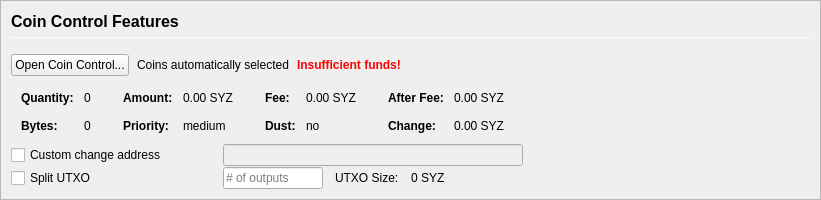
         <widget class="QFrame" name="frameCoinControl">
          <property name="sizePolicy">
           <sizepolicy hsizetype="Expanding" vsizetype="Expanding">
            <horstretch>0</horstretch>
            <verstretch>0</verstretch>
           </sizepolicy>
          </property>
          <property name="maximumSize">
           <size>
            <width>16777215</width>
            <height>16777215</height>
           </size>
          </property>
          <property name="frameShape">
           <enum>QFrame::StyledPanel</enum>
          </property>
          <property name="frameShadow">
           <enum>QFrame::Sunken</enum>
          </property>
          <layout class="QVBoxLayout" name="verticalLayoutCoinControl2">
           <property name="spacing">
            <number>0</number>
           </property>
           <property name="leftMargin">
            <number>0</number>
           </property>
           <property name="topMargin">
            <number>0</number>
           </property>
           <property name="rightMargin">
            <number>0</number>
           </property>
           <property name="bottomMargin">
            <number>0</number>
           </property>
           <item>
            <widget class="QFrame" name="frameCoinControl_BG">
             <layout class="QVBoxLayout" name="verticalLayoutCoinControl" stretch="0,0,0,0,0,0">
              <property name="spacing">
               <number>1</number>
              </property>
              <property name="leftMargin">
               <number>10</number>
              </property>
              <property name="topMargin">
               <number>10</number>
              </property>
              <item>
               <layout class="QHBoxLayout" name="horizontalLayoutCoinControl1">
                <property name="bottomMargin">
                 <number>15</number>
                </property>
                <item>
                 <layout class="QVBoxLayout" name="verticalLayout_3">
                  <property name="spacing">
                   <number>6</number>
                  </property>
                  <item>
                   <widget class="QLabel" name="labelCoinControlFeatures">
                    <property name="sizePolicy">
                     <sizepolicy hsizetype="Preferred" vsizetype="Maximum">
                      <horstretch>0</horstretch>
                      <verstretch>0</verstretch>
                     </sizepolicy>
                    </property>
                    <property name="minimumSize">
                     <size>
                      <width>0</width>
                      <height>20</height>
                     </size>
                    </property>
                    <property name="font">
                     <font>
                      <pointsize>12</pointsize>
                      <weight>75</weight>
                      <bold>true</bold>
                     </font>
                    </property>
                    <property name="styleSheet">
                     <string notr="true">font-weight:bold;</string>
                    </property>
                    <property name="text">
                     <string>Coin Control Features</string>
                    </property>
                   </widget>
                  </item>
                  <item>
                   <widget class="Line" name="line">
                    <property name="minimumSize">
                     <size>
                      <width>0</width>
                      <height>1</height>
                     </size>
                    </property>
                    <property name="maximumSize">
                     <size>
                      <width>16777215</width>
                      <height>1</height>
                     </size>
                    </property>
                    <property name="orientation">
                     <enum>Qt::Horizontal</enum>
                    </property>
                   </widget>
                  </item>
                 </layout>
                </item>
               </layout>
              </item>
              <item>
               <layout class="QHBoxLayout" name="horizontalLayoutCoinControl2" stretch="0,0,0,0">
                <property name="spacing">
                 <number>8</number>
                </property>
                <property name="bottomMargin">
                 <number>10</number>
                </property>
                <item>
                 <widget class="QPushButton" name="pushButtonCoinControl">
                  <property name="styleSheet">
                   <string notr="true"/>
                  </property>
                  <property name="text">
                   <string>Open Coin Control...</string>
                  </property>
                  <property name="autoDefault">
                   <bool>false</bool>
                  </property>
                 </widget>
                </item>
                <item>
                 <widget class="QLabel" name="labelCoinControlAutomaticallySelected">
                  <property name="text">
                   <string>Coins automatically selected</string>
                  </property>
                  <property name="margin">
                   <number>5</number>
                  </property>
                 </widget>
                </item>
                <item>
                 <widget class="QLabel" name="labelCoinControlInsuffFunds">
                  <property name="font">
                   <font>
                    <weight>75</weight>
                    <bold>true</bold>
                   </font>
                  </property>
                  <property name="styleSheet">
                   <string notr="true">color:red;font-weight:bold;</string>
                  </property>
                  <property name="text">
                   <string>Insufficient funds!</string>
                  </property>
                  <property name="margin">
                   <number>5</number>
                  </property>
                 </widget>
                </item>
                <item>
                 <spacer name="horizontalSpacerCoinControl">
                  <property name="orientation">
                   <enum>Qt::Horizontal</enum>
                  </property>
                  <property name="sizeHint" stdset="0">
                   <size>
                    <width>40</width>
                    <height>1</height>
                   </size>
                  </property>
                 </spacer>
                </item>
               </layout>
              </item>
              <item>
               <widget class="QWidget" name="widgetCoinControl" native="true">
                <property name="sizePolicy">
                 <sizepolicy hsizetype="Preferred" vsizetype="Preferred">
                  <horstretch>0</horstretch>
                  <verstretch>0</verstretch>
                 </sizepolicy>
                </property>
                <property name="minimumSize">
                 <size>
                  <width>0</width>
                  <height>0</height>
                 </size>
                </property>
                <property name="styleSheet">
                 <string notr="true"/>
                </property>
                <layout class="QHBoxLayout" name="horizontalLayoutCoinControl5">
                 <property name="leftMargin">
                  <number>0</number>
                 </property>
                 <property name="topMargin">
                  <number>0</number>
                 </property>
                 <property name="rightMargin">
                  <number>0</number>
                 </property>
                 <property name="bottomMargin">
                  <number>0</number>
                 </property>
                 <item>
                  <layout class="QHBoxLayout" name="horizontalLayoutCoinControl3" stretch="0,0,0,1">
                   <property name="spacing">
                    <number>20</number>
                   </property>
                   <property name="topMargin">
                    <number>0</number>
                   </property>
                   <property name="bottomMargin">
                    <number>10</number>
                   </property>
                   <item>
                    <layout class="QFormLayout" name="formLayoutCoinControl1">
                     <property name="horizontalSpacing">
                      <number>10</number>
                     </property>
                     <property name="verticalSpacing">
                      <number>14</number>
                     </property>
                     <property name="leftMargin">
                      <number>10</number>
                     </property>
                     <property name="topMargin">
                      <number>4</number>
                     </property>
                     <property name="rightMargin">
                      <number>6</number>
                     </property>
                     <item row="0" column="0">
                      <widget class="QLabel" name="labelCoinControlQuantityText">
                       <property name="font">
                        <font>
                         <weight>75</weight>
                         <bold>true</bold>
                        </font>
                       </property>
                       <property name="text">
                        <string>Quantity:</string>
                       </property>
                       <property name="margin">
                        <number>0</number>
                       </property>
                      </widget>
                     </item>
                     <item row="0" column="1">
                      <widget class="QLabel" name="labelCoinControlQuantity">
                       <property name="cursor">
                        <cursorShape>IBeamCursor</cursorShape>
                       </property>
                       <property name="contextMenuPolicy">
                        <enum>Qt::ActionsContextMenu</enum>
                       </property>
                       <property name="text">
                        <string notr="true">0</string>
                       </property>
                       <property name="margin">
                        <number>0</number>
                       </property>
                       <property name="textInteractionFlags">
                        <set>Qt::LinksAccessibleByMouse|Qt::TextSelectableByKeyboard|Qt::TextSelectableByMouse</set>
                       </property>
                      </widget>
                     </item>
                     <item row="1" column="0">
                      <widget class="QLabel" name="labelCoinControlBytesText">
                       <property name="font">
                        <font>
                         <weight>75</weight>
                         <bold>true</bold>
                        </font>
                       </property>
                       <property name="text">
                        <string>Bytes:</string>
                       </property>
                      </widget>
                     </item>
                     <item row="1" column="1">
                      <widget class="QLabel" name="labelCoinControlBytes">
                       <property name="cursor">
                        <cursorShape>IBeamCursor</cursorShape>
                       </property>
                       <property name="contextMenuPolicy">
                        <enum>Qt::ActionsContextMenu</enum>
                       </property>
                       <property name="text">
                        <string notr="true">0</string>
                       </property>
                       <property name="textInteractionFlags">
                        <set>Qt::LinksAccessibleByMouse|Qt::TextSelectableByKeyboard|Qt::TextSelectableByMouse</set>
                       </property>
                      </widget>
                     </item>
                    </layout>
                   </item>
                   <item>
                    <layout class="QFormLayout" name="formLayoutCoinControl2">
                     <property name="horizontalSpacing">
                      <number>10</number>
                     </property>
                     <property name="verticalSpacing">
                      <number>14</number>
                     </property>
                     <property name="leftMargin">
                      <number>6</number>
                     </property>
                     <property name="topMargin">
                      <number>4</number>
                     </property>
                     <property name="rightMargin">
                      <number>6</number>
                     </property>
                     <item row="0" column="0">
                      <widget class="QLabel" name="labelCoinControlAmountText">
                       <property name="font">
                        <font>
                         <weight>75</weight>
                         <bold>true</bold>
                        </font>
                       </property>
                       <property name="text">
                        <string>Amount:</string>
                       </property>
                       <property name="margin">
                        <number>0</number>
                       </property>
                      </widget>
                     </item>
                     <item row="0" column="1">
                      <widget class="QLabel" name="labelCoinControlAmount">
                       <property name="cursor">
                        <cursorShape>IBeamCursor</cursorShape>
                       </property>
                       <property name="contextMenuPolicy">
                        <enum>Qt::ActionsContextMenu</enum>
                       </property>
                       <property name="text">
                        <string notr="true">0.00 SYZ</string>
                       </property>
                       <property name="textInteractionFlags">
                        <set>Qt::LinksAccessibleByMouse|Qt::TextSelectableByKeyboard|Qt::TextSelectableByMouse</set>
                       </property>
                      </widget>
                     </item>
                     <item row="1" column="0">
                      <widget class="QLabel" name="labelCoinControlPriorityText">
                       <property name="font">
                        <font>
                         <weight>75</weight>
                         <bold>true</bold>
                        </font>
                       </property>
                       <property name="text">
                        <string>Priority:</string>
                       </property>
                      </widget>
                     </item>
                     <item row="1" column="1">
                      <widget class="QLabel" name="labelCoinControlPriority">
                       <property name="cursor">
                        <cursorShape>IBeamCursor</cursorShape>
                       </property>
                       <property name="contextMenuPolicy">
                        <enum>Qt::ActionsContextMenu</enum>
                       </property>
                       <property name="text">
                        <string>medium</string>
                       </property>
                       <property name="textInteractionFlags">
                        <set>Qt::LinksAccessibleByMouse|Qt::TextSelectableByKeyboard|Qt::TextSelectableByMouse</set>
                       </property>
                      </widget>
                     </item>
                    </layout>
                   </item>
                   <item>
                    <layout class="QFormLayout" name="formLayoutCoinControl3">
                     <property name="horizontalSpacing">
                      <number>10</number>
                     </property>
                     <property name="verticalSpacing">
                      <number>14</number>
                     </property>
                     <property name="leftMargin">
                      <number>6</number>
                     </property>
                     <property name="topMargin">
                      <number>4</number>
                     </property>
                     <property name="rightMargin">
                      <number>6</number>
                     </property>
                     <item row="0" column="0">
                      <widget class="QLabel" name="labelCoinControlFeeText">
                       <property name="font">
                        <font>
                         <weight>75</weight>
                         <bold>true</bold>
                        </font>
                       </property>
                       <property name="text">
                        <string>Fee:</string>
                       </property>
                       <property name="margin">
                        <number>0</number>
                       </property>
                      </widget>
                     </item>
                     <item row="0" column="1">
                      <widget class="QLabel" name="labelCoinControlFee">
                       <property name="cursor">
                        <cursorShape>IBeamCursor</cursorShape>
                       </property>
                       <property name="contextMenuPolicy">
                        <enum>Qt::ActionsContextMenu</enum>
                       </property>
                       <property name="text">
                        <string notr="true">0.00 SYZ</string>
                       </property>
                       <property name="textInteractionFlags">
                        <set>Qt::LinksAccessibleByMouse|Qt::TextSelectableByKeyboard|Qt::TextSelectableByMouse</set>
                       </property>
                      </widget>
                     </item>
                     <item row="1" column="0">
                      <widget class="QLabel" name="labelCoinControlLowOutputText">
                       <property name="font">
                        <font>
                         <weight>75</weight>
                         <bold>true</bold>
                        </font>
                       </property>
                       <property name="text">
                        <string>Dust:</string>
                       </property>
                      </widget>
                     </item>
                     <item row="1" column="1">
                      <widget class="QLabel" name="labelCoinControlLowOutput">
                       <property name="cursor">
                        <cursorShape>IBeamCursor</cursorShape>
                       </property>
                       <property name="contextMenuPolicy">
                        <enum>Qt::ActionsContextMenu</enum>
                       </property>
                       <property name="text">
                        <string>no</string>
                       </property>
                       <property name="textInteractionFlags">
                        <set>Qt::LinksAccessibleByMouse|Qt::TextSelectableByKeyboard|Qt::TextSelectableByMouse</set>
                       </property>
                      </widget>
                     </item>
                    </layout>
                   </item>
                   <item>
                    <layout class="QFormLayout" name="formLayoutCoinControl4">
                     <property name="horizontalSpacing">
                      <number>10</number>
                     </property>
                     <property name="verticalSpacing">
                      <number>14</number>
                     </property>
                     <property name="leftMargin">
                      <number>6</number>
                     </property>
                     <property name="topMargin">
                      <number>4</number>
                     </property>
                     <property name="rightMargin">
                      <number>6</number>
                     </property>
                     <item row="0" column="0">
                      <widget class="QLabel" name="labelCoinControlAfterFeeText">
                       <property name="font">
                        <font>
                         <weight>75</weight>
                         <bold>true</bold>
                        </font>
                       </property>
                       <property name="text">
                        <string>After Fee:</string>
                       </property>
                       <property name="margin">
                        <number>0</number>
                       </property>
                      </widget>
                     </item>
                     <item row="0" column="1">
                      <widget class="QLabel" name="labelCoinControlAfterFee">
                       <property name="cursor">
                        <cursorShape>IBeamCursor</cursorShape>
                       </property>
                       <property name="contextMenuPolicy">
                        <enum>Qt::ActionsContextMenu</enum>
                       </property>
                       <property name="text">
                        <string notr="true">0.00 SYZ</string>
                       </property>
                       <property name="textInteractionFlags">
                        <set>Qt::LinksAccessibleByMouse|Qt::TextSelectableByKeyboard|Qt::TextSelectableByMouse</set>
                       </property>
                      </widget>
                     </item>
                     <item row="1" column="0">
                      <widget class="QLabel" name="labelCoinControlChangeText">
                       <property name="font">
                        <font>
                         <weight>75</weight>
                         <bold>true</bold>
                        </font>
                       </property>
                       <property name="text">
                        <string>Change:</string>
                       </property>
                      </widget>
                     </item>
                     <item row="1" column="1">
                      <widget class="QLabel" name="labelCoinControlChange">
                       <property name="cursor">
                        <cursorShape>IBeamCursor</cursorShape>
                       </property>
                       <property name="contextMenuPolicy">
                        <enum>Qt::ActionsContextMenu</enum>
                       </property>
                       <property name="text">
                        <string notr="true">0.00 SYZ</string>
                       </property>
                       <property name="textInteractionFlags">
                        <set>Qt::LinksAccessibleByMouse|Qt::TextSelectableByKeyboard|Qt::TextSelectableByMouse</set>
                       </property>
                      </widget>
                     </item>
                    </layout>
                   </item>
                  </layout>
                 </item>
                </layout>
               </widget>
              </item>
              <item>
               <layout class="QHBoxLayout" name="horizontalLayoutCoinControl4">
                <property name="spacing">
                 <number>12</number>
                </property>
                <property name="sizeConstraint">
                 <enum>QLayout::SetDefaultConstraint</enum>
                </property>
                <property name="topMargin">
                 <number>0</number>
                </property>
                <property name="rightMargin">
                 <number>0</number>
                </property>
                <item>
                 <widget class="QCheckBox" name="checkBoxCoinControlChange">
                  <property name="sizePolicy">
                   <sizepolicy hsizetype="Preferred" vsizetype="Preferred">
                    <horstretch>0</horstretch>
                    <verstretch>0</verstretch>
                   </sizepolicy>
                  </property>
                  <property name="minimumSize">
                   <size>
                    <width>200</width>
                    <height>0</height>
                   </size>
                  </property>
                  <property name="maximumSize">
                   <size>
                    <width>200</width>
                    <height>16777215</height>
                   </size>
                  </property>
                  <property name="toolTip">
                   <string>If this is activated, but the change address is empty or invalid, change will be sent to a newly generated address.</string>
                  </property>
                  <property name="text">
                   <string>Custom change address</string>
                  </property>
                 </widget>
                </item>
                <item>
                 <widget class="QValidatedLineEdit" name="lineEditCoinControlChange">
                  <property name="enabled">
                   <bool>false</bool>
                  </property>
                  <property name="sizePolicy">
                   <sizepolicy hsizetype="Preferred" vsizetype="Preferred">
                    <horstretch>0</horstretch>
                    <verstretch>0</verstretch>
                   </sizepolicy>
                  </property>
                  <property name="minimumSize">
                   <size>
                    <width>300</width>
                    <height>0</height>
                   </size>
                  </property>
                 </widget>
                </item>
                <item>
                 <widget class="QLabel" name="labelCoinControlChangeLabel">
                  <property name="sizePolicy">
                   <sizepolicy hsizetype="Preferred" vsizetype="Preferred">
                    <horstretch>0</horstretch>
                    <verstretch>0</verstretch>
                   </sizepolicy>
                  </property>
                  <property name="minimumSize">
                   <size>
                    <width>100</width>
                    <height>0</height>
                   </size>
                  </property>
                  <property name="text">
                   <string/>
                  </property>
                  <property name="margin">
                   <number>3</number>
                  </property>
                 </widget>
                </item>
               </layout>
              </item>
              <item>
               <layout class="QHBoxLayout" name="horizontalLayoutCoinControl6">
                <property name="spacing">
                 <number>12</number>
                </property>
                <property name="rightMargin">
                 <number>0</number>
                </property>
                <item>
                 <widget class="QCheckBox" name="splitBlockCheckBox">
                  <property name="sizePolicy">
                   <sizepolicy hsizetype="Preferred" vsizetype="Preferred">
                    <horstretch>0</horstretch>
                    <verstretch>0</verstretch>
                   </sizepolicy>
                  </property>
                  <property name="minimumSize">
                   <size>
                    <width>200</width>
                    <height>0</height>
                   </size>
                  </property>
                  <property name="maximumSize">
                   <size>
                    <width>200</width>
                    <height>16777215</height>
                   </size>
                  </property>
                  <property name="text">
                   <string>Split UTXO</string>
                  </property>
                 </widget>
                </item>
                <item>
                 <widget class="QLineEdit" name="splitBlockLineEdit">
                  <property name="sizePolicy">
                   <sizepolicy hsizetype="Preferred" vsizetype="Preferred">
                    <horstretch>50</horstretch>
                    <verstretch>0</verstretch>
                   </sizepolicy>
                  </property>
                  <property name="minimumSize">
                   <size>
                    <width>100</width>
                    <height>0</height>
                   </size>
                  </property>
                  <property name="maximumSize">
                   <size>
                    <width>100</width>
                    <height>16777215</height>
                   </size>
                  </property>
                  <property name="placeholderText">
                   <string># of outputs</string>
                  </property>
                 </widget>
                </item>
                <item>
                 <widget class="QLabel" name="labelBlockSizeText">
                  <property name="text">
                   <string>UTXO Size:</string>
                  </property>
                 </widget>
                </item>
                <item>
                 <widget class="QLabel" name="labelBlockSize">
                  <property name="text">
                   <string>0 SYZ</string>
                  </property>
                 </widget>
                </item>
                <item>
                 <spacer name="horizontalSpacer_7">
                  <property name="orientation">
                   <enum>Qt::Horizontal</enum>
                  </property>
                  <property name="sizeHint" stdset="0">
                   <size>
                    <width>40</width>
                    <height>20</height>
                   </size>
                  </property>
                 </spacer>
                </item>
               </layout>
              </item>
              <item>
               <spacer name="verticalSpacerCoinControl">
                <property name="orientation">
                 <enum>Qt::Vertical</enum>
                </property>
                <property name="sizeHint" stdset="0">
                 <size>
                  <width>800</width>
                  <height>1</height>
                 </size>
                </property>
               </spacer>
              </item>
             </layout>
            </widget>
           </item>
          </layout>
         </widget>
